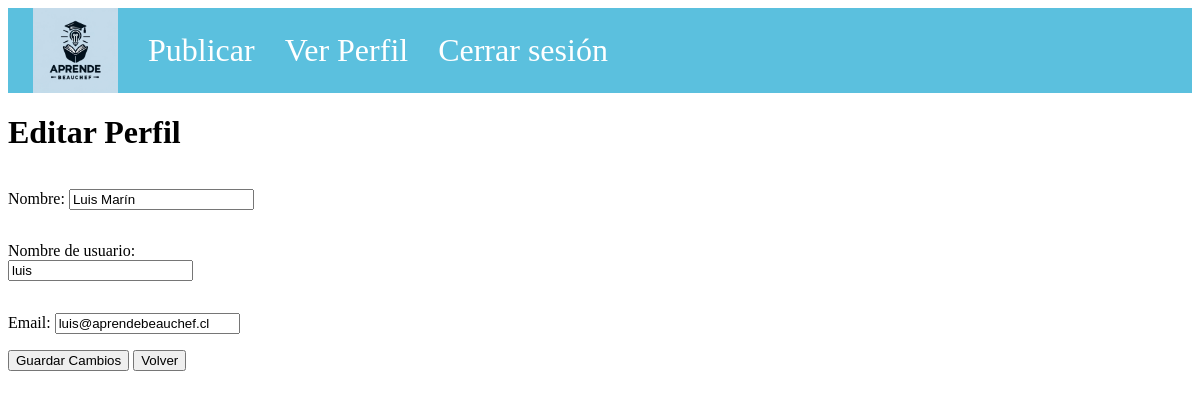
The page /profile/edit/ (signed in) on the database its author committed.
### baseapp/models.py (models this page shows)
class Usuario(AbstractUser):
    name = models.TextField(blank=True, null=True)

### baseapp/views.py (the view, shortened to what this page needs)
# urls.py: path("profile/edit/", views.profile_edit, name="profile_edit"),
def profile_edit(request):
    user=request.user
    if request.method == "GET":
        editProfile_form = EditProfileForm(initial={'name': user.name, 'username': user.username, 'email': user.email})
        return render(request, "profile_config.html", {"editProfile_form": editProfile_form})

### baseapp/forms.py
class EditProfileForm(forms.Form):
    name = forms.CharField(
        label="Nombre",
        max_length=50,
        widget=forms.TextInput(
            attrs={
                "placeholder": "Nombre Apellido",
                "class": "name_input",
                "id": "name",
            }
        ),
        required=True,
    )
    username = forms.CharField(
        label="Nombre de usuario",
        max_length=20,
        widget=forms.TextInput(
            attrs={
                "placeholder": "Nombre de usuario",
                "class": "username_input",
                "id": "username",
            }
        ),
        required=True,
    )
    email = forms.EmailField(
        label="Email",
        widget=forms.EmailInput(
            attrs={
                "placeholder": "xxxxx@xxxx.xx",
                "class": "email_input",
                "id": "email",
            }
        ),
    )

### baseapp/static/templates/profile_config.html (shortened to what this page needs)
{%extends 'base_navbar.html'%}
{% load static %}
{%block stylesheets%}
<link rel="stylesheet" type="text/css" href="{% static 'css/profile_config.css'%}">
{%endblock%}
{%block content%}
<div class="profile-content">
    <div class="user-tittle">
        <h1 class="user-profile"> Editar Perfil</h1>
    </div>
    <form name="editProfile_form" id="editProfile_form" method="post" enctype="multipart/form-data">
        <div class="input">
            {{ editProfile_form.as_p }}
        </div>
        <div class="register_button">
            <button type="submit" class="envioFormulario" id="ProfileConfigButton">Guardar Cambios</button>
            <button type="button" onclick="location.href = 'http://127.0.0.1:8000/profile'" class="backToIndex"> Volver
            </button>
        </div>
    </form>
</div>
{%endblock%}

### baseapp/static/css/profile_config.css (style rules this page uses)
.input { display: flex; flex-direction: column; width: 25%; }

### rows shown on the page
Usuario: name "Luis Marín", username "luis", email "luis@aprendebeauchef.cl"
